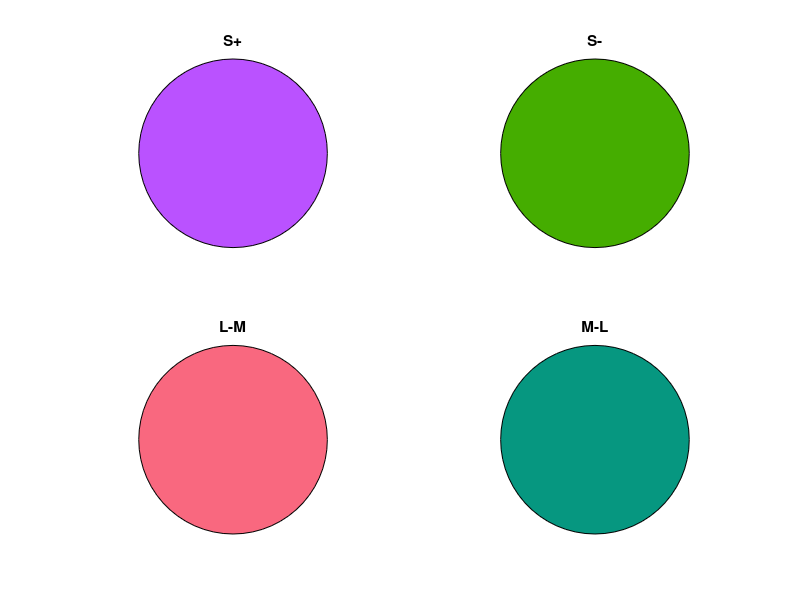

Here is the MATLAB script that generated this plot:
Spos = [0.731,0.3208,1];
Sneg = [0.2690,0.6792,0];
LminusMpos = [0.9780    0.4064    0.4978];
LminusMneg = [0.0220    0.5936    0.5022];

figure
subplot(2,2,1)
rectangle('Position',[2 4 2 2],'Curvature',[1 1],'FaceColor',Spos)
axis square
axis off
title('S+');
subplot(2,2,2)
rectangle('Position',[2 4 2 2],'Curvature',[1 1],'FaceColor',Sneg)
axis square
axis off
title('S-');
subplot(2,2,3)
rectangle('Position',[2 4 2 2],'Curvature',[1 1],'FaceColor',LminusMpos)
axis square
axis off
title('L-M');
subplot(2,2,4)
rectangle('Position',[2 4 2 2],'Curvature',[1 1],'FaceColor',LminusMneg)
axis square
axis off
title('M-L');
